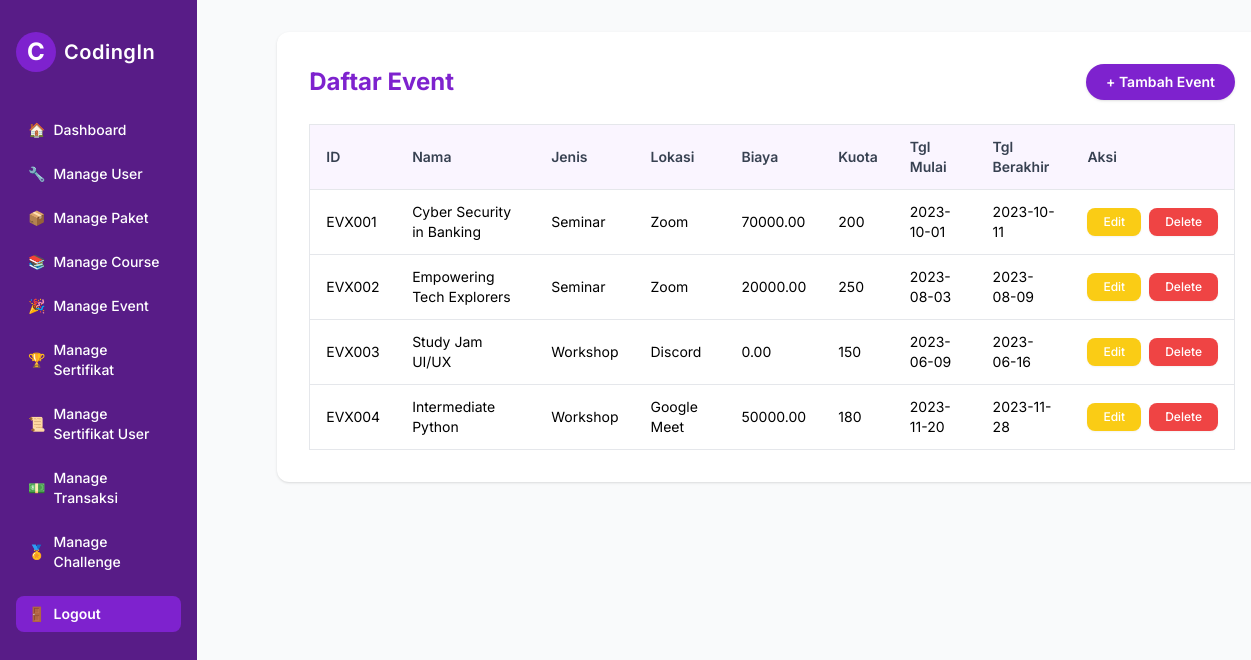
Screenshot of /admin/eventmanage/manage_event.php (signed in) with the database file from the repository.
### tables this page shows
CREATE TABLE `event` (
  `ID_event` char(6) NOT NULL,
  `Nama_Event` varchar(100) NOT NULL,
  `Jenis_Event` varchar(30) NOT NULL,
  `Deskripsi_Event` varchar(200) DEFAULT NULL,
  `Lokasi_Acara` varchar(20) NOT NULL,
  `Biaya_Pendaftaran` decimal(10,2) NOT NULL,
  `Kuota_Pendaftaran` int(11) NOT NULL,
  `tanggal_mulai_event` date NOT NULL,
  `tanggal_berakhir_event` date NOT NULL,
  `Sertifikat_ID_Sertifikat` char(8) NOT NULL,
  `Karyawan_NIK` char(16) NOT NULL
);

### models/event.php (called while the page is built, shortened)
<?php
class Event {
    private $pdo;
    public function __construct($pdo) {
        $this->pdo = $pdo;
    }
    public function getAll() {
        $stmt = $this->pdo->query("SELECT * FROM event");
        return $stmt->fetchAll(PDO::FETCH_ASSOC);
    }
}

### admin/eventmanage/manage_event.php (the view, shortened to what this page needs)
<?php
require_once '../../config/database.php';
require_once '../../models/event.php';
$eventModel = new Event($pdo);
$events = $eventModel->getAll();
?>
<!DOCTYPE html>
<html lang="id">
<head>
    <script src="https://cdn.tailwindcss.com"></script>
</head>
<body class="bg-gray-50 min-h-screen flex">
    <?php include '../../includes/admin_sidebar.php'; ?>
    <main class="flex-1 p-8">
        <div class="bg-white rounded-xl shadow p-8 w-full max-w-6xl ml-0 md:ml-12">
            <div class="flex flex-col md:flex-row md:items-center md:justify-between mb-6 gap-4">
                <h2 class="text-2xl font-bold text-purple-700">Daftar Event</h2>
                <a href="add_event.php" class="inline-block bg-purple-700 text-white px-5 py-2 rounded-full font-semibold hover:bg-purple-800 transition text-sm shadow">
                    + Tambah Event
                </a>
            </div>
            <div class="overflow-x-auto">
                <table class="min-w-full border border-gray-200 rounded-lg text-xs sm:text-sm">
                    <thead class="bg-purple-50">
                        <tr>
                            <th class="py-3 px-4 text-left font-semibold text-gray-700 border-b">ID</th>
                            <th class="py-3 px-4 text-left font-semibold text-gray-700 border-b">Nama</th>
                            <th class="py-3 px-4 text-left font-semibold text-gray-700 border-b">Jenis</th>
                            <th class="py-3 px-4 text-left font-semibold text-gray-700 border-b">Lokasi</th>
                            <th class="py-3 px-4 text-left font-semibold text-gray-700 border-b">Biaya</th>
                            <th class="py-3 px-4 text-left font-semibold text-gray-700 border-b">Kuota</th>
                            <th class="py-3 px-4 text-left font-semibold text-gray-700 border-b">Tgl Mulai</th>
                            <th class="py-3 px-4 text-left font-semibold text-gray-700 border-b">Tgl Berakhir</th>
                            <th class="py-3 px-4 text-left font-semibold text-gray-700 border-b">Aksi</th>
                        </tr>
                    </thead>
                    <tbody class="divide-y divide-gray-200">
                        <?php foreach ($events as $row): ?>
                            <tr class="hover:bg-purple-50">
                                <td class="py-3 px-4"><?= htmlspecialchars($row['ID_event']) ?></td>
                                <td class="py-3 px-4"><?= htmlspecialchars($row['Nama_Event']) ?></td>
                                <td class="py-3 px-4"><?= htmlspecialchars($row['Jenis_Event']) ?></td>
                                <td class="py-3 px-4"><?= htmlspecialchars($row['Lokasi_Acara']) ?></td>
                                <td class="py-3 px-4"><?= htmlspecialchars($row['Biaya_Pendaftaran']) ?></td>
                                <td class="py-3 px-4"><?= htmlspecialchars($row['Kuota_Pendaftaran']) ?></td>
                                <td class="py-3 px-4"><?= htmlspecialchars($row['tanggal_mulai_event']) ?></td>
                                <td class="py-3 px-4"><?= htmlspecialchars($row['tanggal_berakhir_event']) ?></td>
                                <td class="py-3 px-4">
                                    <div class="flex justify-center gap-x-2">
                                        <a href="edit_event.php?id=<?= urlencode($row['ID_event']) ?>"
                                           class="inline-flex items-center justify-center bg-yellow-400 text-white px-4 py-1.5 rounded-lg font-medium hover:bg-yellow-500 transition text-xs shadow-sm">
                                            Edit
                                        </a>
                                        <a href="delete_event.php?id=<?= urlencode($row['ID_event']) ?>"
                                           class="inline-flex items-center justify-center bg-red-500 text-white px-4 py-1.5 rounded-lg font-medium hover:bg-red-600 transition text-xs shadow-sm"
                                           onclick="return confirm('Yakin hapus?')">
                                            Delete
                                        </a>
                                    </div>
                                </td>
                            </tr>
                        <?php endforeach; ?>
                    </tbody>
                </table>
            </div>
        </div>
    </main>
</body>
</html>

### admin/eventmanage/manage_event.php (style rules this page uses)
body { font-family: "Inter", sans-serif; }

### rows the page displays
event: ID_event "EVX001", Nama_Event "Cyber Security in Banking", Jenis_Event "Seminar", Lokasi_Acara "Zoom", Biaya_Pendaftaran "70000.00", Kuota_Pendaftaran "200", tanggal_mulai_event "2023-10-01", tanggal_berakhir_event "2023-10-11"
event: ID_event "EVX002", Nama_Event "Empowering Tech Explorers", Jenis_Event "Seminar", Lokasi_Acara "Zoom", Biaya_Pendaftaran "20000.00", Kuota_Pendaftaran "250", tanggal_mulai_event "2023-08-03", tanggal_berakhir_event "2023-08-09"
event: ID_event "EVX003", Nama_Event "Study Jam UI/UX", Jenis_Event "Workshop", Lokasi_Acara "Discord", Biaya_Pendaftaran "0.00", Kuota_Pendaftaran "150", tanggal_mulai_event "2023-06-09", tanggal_berakhir_event "2023-06-16"
event: ID_event "EVX004", Nama_Event "Intermediate Python", Jenis_Event "Workshop", Lokasi_Acara "Google Meet", Biaya_Pendaftaran "50000.00", Kuota_Pendaftaran "180", tanggal_mulai_event "2023-11-20", tanggal_berakhir_event "2023-11-28"
